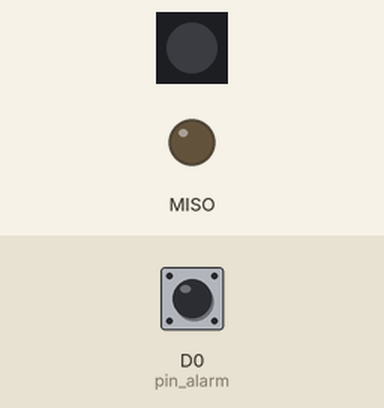
Simulated run of this program. Board: CircuitPython board. Shown: 1 RGB LEDs in strip order, left to right, output pins drawn as LEDs (lit = HIGH). Inputs (shaded band) come from the test bench; at power-on: D0 (pin_alarm) HIGH. Dim RGB values are drawn brighter than linear; deep sleep restarts the program when it ends.

Above: at 7.4 s.
7.5 s: D0 (pin_alarm) pulled LOW for 0.15 s
At 8.3 s:
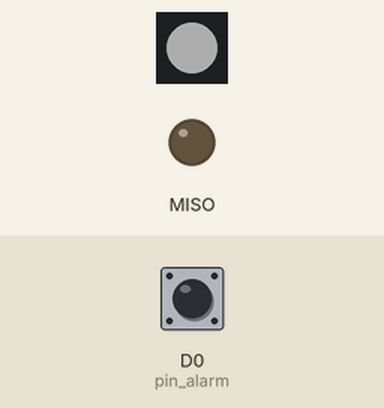
At 13.3 s:
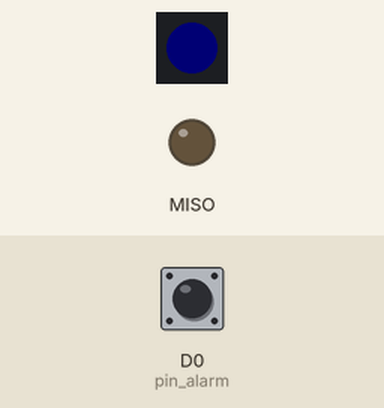
Timing chart, 0 to 15.3 s (numbered marks = the images above; inputs shaded):
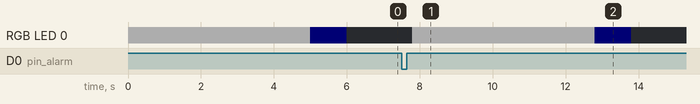

The program:

deep_sleep.py
```python
# https://learn.adafruit.com/deep-sleep-with-circuitpython/alarms-and-sleep#pinalarm-deep-sleep-3081649

import alarm
import board
import digitalio
import neopixel
import time


np_power = digitalio.DigitalInOut(board.NEOPIXEL_POWER)
np_power.switch_to_output(value=False)

i2c_power = digitalio.DigitalInOut(board.TFT_I2C_POWER)
i2c_power.switch_to_output(value=False)

np = neopixel.NeoPixel(board.NEOPIXEL, 1)

np[0] = (50, 50, 50)
time.sleep(5)


# prepare sleep
np[0] = (0, 0, 1)
time.sleep(1)
np_power.value = False
i2c_power.value = False

pin_alarm = alarm.pin.PinAlarm(pin=board.D0, value=False, pull=True)

# Exit the program, and then deep sleep until the alarm wakes us.
alarm.exit_and_deep_sleep_until_alarms(pin_alarm)

# Does not return, so we never get here.
```

Measured:
- after the input at 7.5 s, RGB LED 0: off → RGB(50, 50, 50) after 0.30 s, → RGB(0, 0, 1) 5.0 s later, → off 1.0 s later
